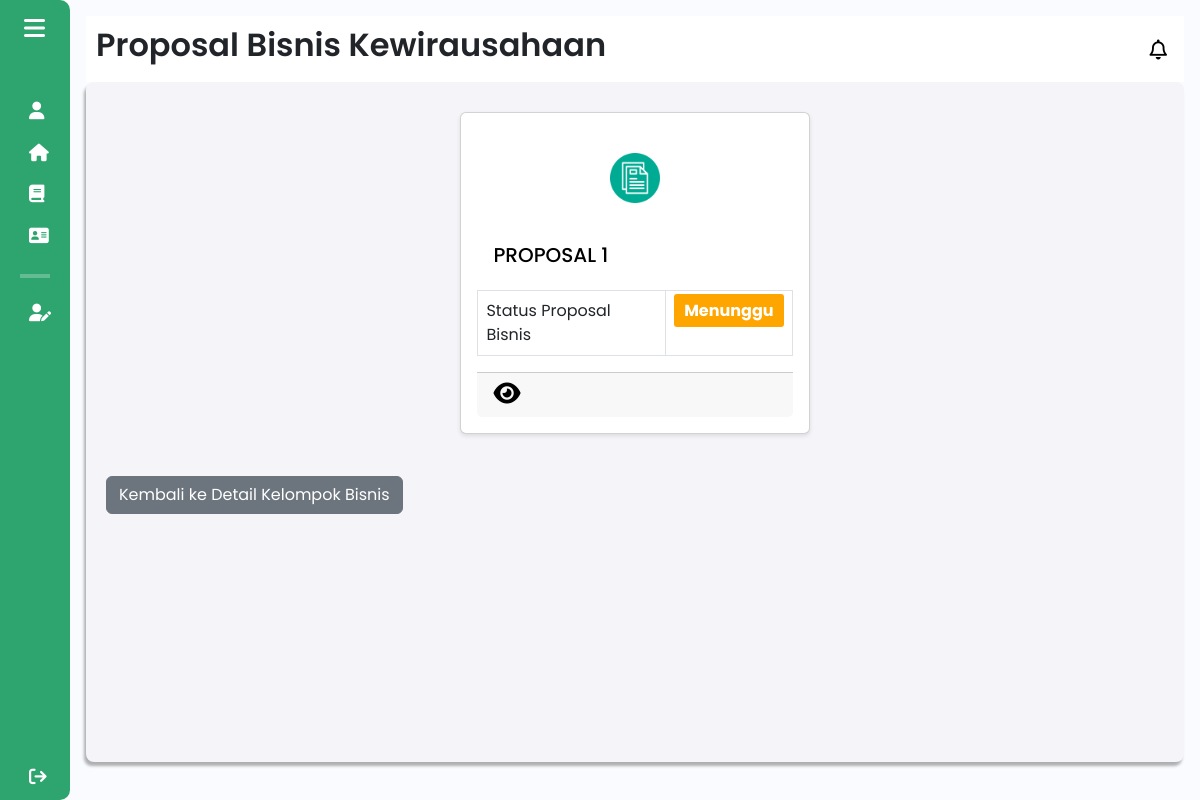
Page /components/pages/mentorbisnis/proposal_bisnis_mentor.php?id_kelompok=25 (signed in) on the earlier database version.
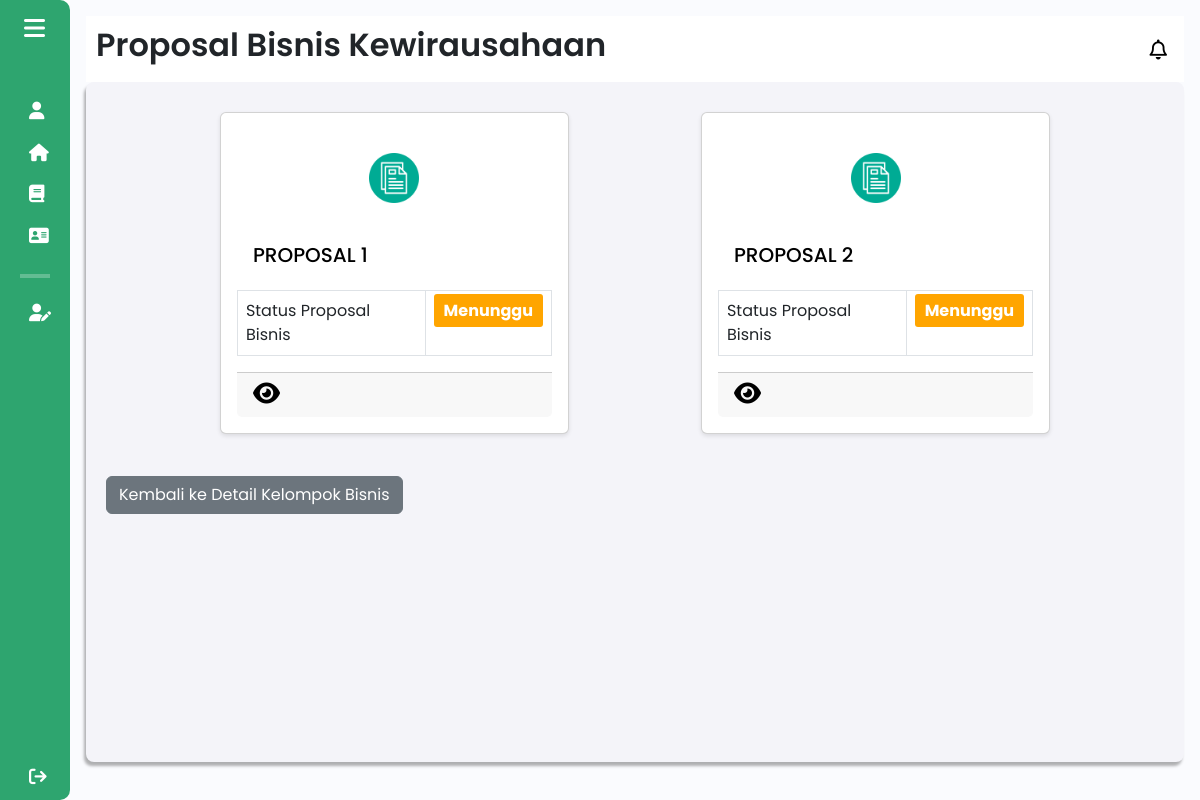
Same page on the later database version.
### tables this page shows
CREATE TABLE `proposal_bisnis` (
  `id` int(11) NOT NULL,
  `judul_proposal` varchar(255) NOT NULL,
  `tahapan_bisnis` varchar(25) NOT NULL,
  `sdg` text NOT NULL,
  `kategori` varchar(255) DEFAULT NULL,
  `other_category` varchar(255) DEFAULT NULL,
  `proposal_pdf` varchar(255) NOT NULL,
  `kelompok_id` int(11) NOT NULL,
  `status` enum('menunggu','ditolak','disetujui') DEFAULT 'menunggu',
  `ide_bisnis` varchar(255) DEFAULT NULL,
  `feedback` varchar(255) DEFAULT NULL
);

### components/pages/mentorbisnis/proposal_bisnis_mentor.php (the view, shortened to what this page needs)
<?php
include $_SERVER['DOCUMENT_ROOT'] . '/Aplikasi-Kewirausahaan/config/db_connection.php';
$id_kelompok = isset($_GET['id_kelompok']) ? $_GET['id_kelompok'] : null;
if ($id_kelompok) {
    $sql = "SELECT * FROM proposal_bisnis WHERE kelompok_id = $id_kelompok";
    $result = $conn->query($sql);
}
?>
<!DOCTYPE html>
<html lang="en">
<head>
    <link href="https://cdn.lineicons.com/4.0/lineicons.css" rel="stylesheet" />
    <link href="https://cdn.jsdelivr.net/npm/bootstrap@5.3.0-alpha3/dist/css/bootstrap.min.css" rel="stylesheet"
>
    <link rel="stylesheet" href="/Aplikasi-Kewirausahaan/assets/css/proposal_bisnis.css">
    <link rel="stylesheet" href="https://cdn.jsdelivr.net/gh/habibmhamadi/multi-select-tag@3.1.0/dist/css/multi-select-tag.css">
</head>
<body>
    <div class="wrapper">
        <?php
        include 'sidebar_mentor.php';
        ?>
        <div class="main p-3">
            <div class="main_header">
                <?php
                    include 'header_mentor.php';
                ?>
            </div>
            <div class="main_wrapper">
                <div class="card-container">
                    <?php
                    if ($result && mysqli_num_rows($result) > 0) {
                        while ($proposal = mysqli_fetch_assoc($result)) {
                            $id = $proposal['id'];
                            ?>
                            <div class="card" style="width: 33%; margin: 10px;">
                                <div class="card-icon text-center py-4">
                                    <img src="\Aplikasi-Kewirausahaan\assets\img\document-file_6424455.png" alt="Dokumen" style="width: 50px; height: 50px;">
                                </div>
                                <div class="card-body m-0">
                                    <h5 class="card-title"><?php echo htmlspecialchars($proposal['judul_proposal']); ?></h5>
                                </div>
                                <table class="table table-bordered m-0 styled-table">
                                    <tbody>
                                        <tr>
                                            <td>Status Proposal Bisnis</td>
                                            <td>
                                                <span id="status-label" class="status"
                                                    style="background-color: <?php
                                                        if ($proposal['status'] == 'disetujui') {
                                                            echo '#2ea56f';
                                                        } elseif ($proposal['status'] == 'ditolak') {
                                                            echo '#dc3545';
                                                        } else {
                                                            echo 'orange';
                                                        }
                                                    ?>; padding: 5px 10px; border-radius: 3px;">
                                                    <?php echo htmlspecialchars($proposal['status']); ?>
                                                </span>
                                            </td>
                                        </tr>
                                    </tbody>
                                </table>
                                <div class="card-footer">
                                <a href="detail_proposal_bisnis_mentor.php?id=<?php echo $id; ?>&id_kelompok=<?php echo $id_kelompok; ?>">
                                    <i class="fa-solid fa-eye detail-icon" data-bs-toggle="tooltip" data-bs-custom-class="custom-tooltip" data-bs-title="Lihat Detail Proposal Bisnis"></i>
                                </a>
                                </div>
                            </div>
                            <?php
                        }
                    } else {
                        echo "<p>Tidak ada proposal untuk kelompok ini</p>";
                    }
                    ?>
                </div>
                <div class="mt-3" onclick="window.location.href='detail_kelompok.php?id_kelompok=<?php echo $id_kelompok; ?>'" title="Kembali ke Detail Kelompok Bisnis">
                    <button class="btn btn-secondary mt-3">Kembali ke Detail Kelompok Bisnis</button>
                </div>
            </div>
        </div>
    </div>
</body>
</html>

Differences in the rows shown:
added proposal_bisnis: judul_proposal "PROPOSAL 2", status "Menunggu"
